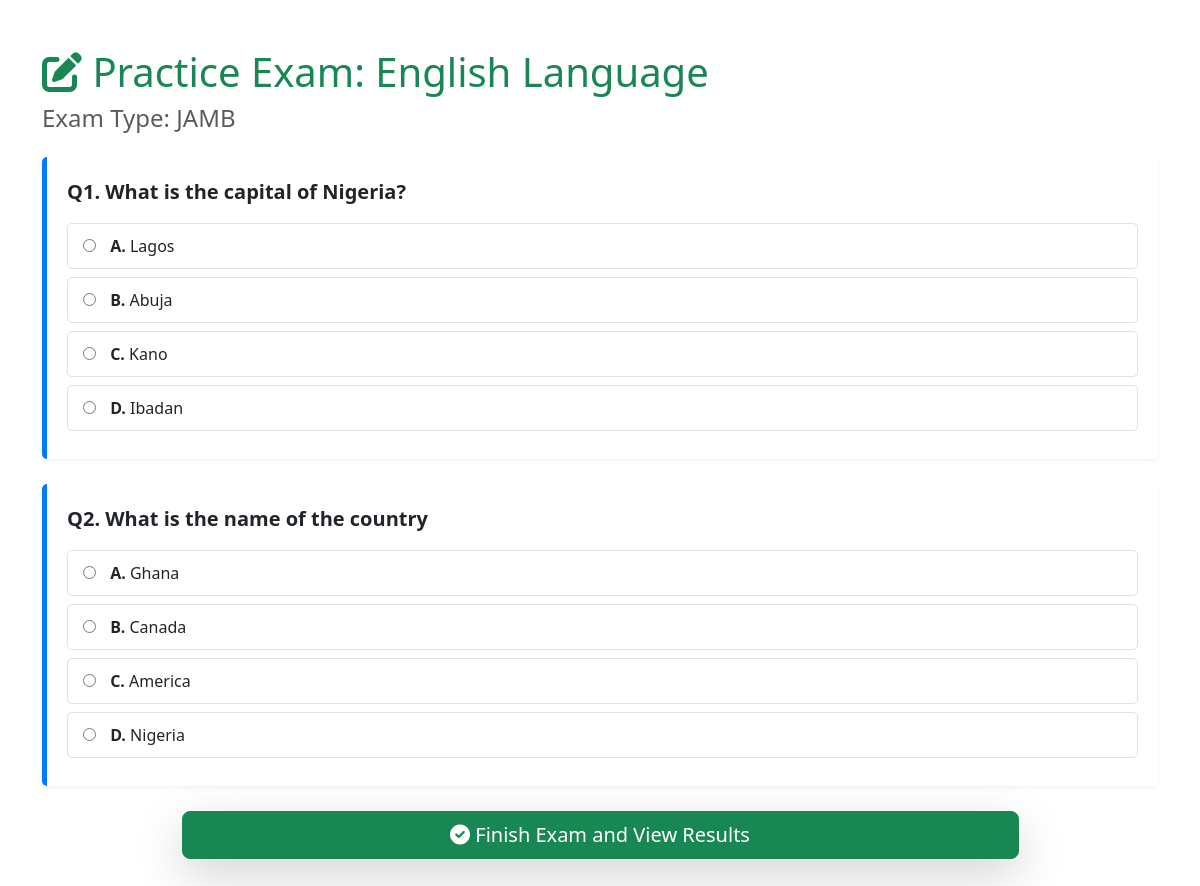
The app's page /take_exam/1 (signed in) with its own data.
### exam_app/models.py (models this page shows)
class Subject(db.Model):
    id = db.Column(db.Integer, primary_key=True)
    name = db.Column(db.String(50), nullable=False)
    exam_id = db.Column(db.Integer, db.ForeignKey('exam.id'), nullable=False)
    questions = db.relationship('Question', backref='subject', lazy=True)
    __table_args__ = (db.UniqueConstraint('name', 'exam_id', name='_name_exam_uc'),)

class Exam(db.Model):
    id = db.Column(db.Integer, primary_key=True)
    name = db.Column(db.String(50), unique=True, nullable=False)
    description = db.Column(db.String(200))
    subjects = db.relationship('Subject', backref='exam', lazy=True)

class Question(db.Model):
    id = db.Column(db.Integer, primary_key=True)
    question_text = db.Column(db.Text, nullable=False)
    option_a = db.Column(db.String(500), nullable=False)
    option_b = db.Column(db.String(500), nullable=False)
    option_c = db.Column(db.String(500), nullable=False)
    option_d = db.Column(db.String(500), nullable=False)
    correct_answer = db.Column(db.String(1), nullable=False)
    subject_id = db.Column(db.Integer, db.ForeignKey('subject.id'), nullable=False)
    explanation = db.Column(db.Text)

### exam_app/routes/main.py (the view, shortened to what this page needs)
@bp.route('/take_exam/<int:subject_id>', methods=['GET', 'POST'])
def take_exam(subject_id):
    if not g.user:
        flash('Please login to take an exam.', 'warning')
        return redirect(url_for('auth.login'))
    subject = db.session.execute(db.select(Subject).filter_by(id=subject_id)).scalar_one_or_none()
    if not subject:
        flash("Subject not found.", 'danger')
        return redirect(url_for('main.dashboard'))
    questions = db.session.execute(db.select(Question).filter_by(subject_id=subject_id)).scalars().all()
    if not questions:
        flash(f"No questions available for {subject.name}.", 'danger')
        return redirect(url_for('main.dashboard'))
    return render_template(
        'take_exam.html',
        subject=subject,
        questions=questions
    )

### exam_app/utils.py (called while the page is built)
def before_request():
    g.user = None
    if 'username' in session:
        g.user = session['username']

### templates/take_exam.html (shortened to what this page needs)
<!DOCTYPE html>
<html lang="en">
<head>
    <link href="https://cdn.jsdelivr.net/npm/bootstrap@5.3.3/dist/css/bootstrap.min.css" rel="stylesheet">
    <link rel="stylesheet" href="https://cdnjs.cloudflare.com/ajax/libs/font-awesome/6.0.0-beta3/css/all.min.css">
</head>
<body>
    <div class="container mt-5">
        <h1 class="text-success"><i class="fas fa-edit"></i> Practice Exam: {{ subject.name }}</h1>
        <h4 class="text-muted mb-4">Exam Type: {{ subject.exam.name }}</h4>
        <form method="POST">
            {% for question in questions %}
                <div class="question-block">
                    <p class="fw-bold fs-5 mb-3">Q{{ loop.index }}. {{ question.question_text }}</p>
                    <div>
                        <label class="option-label">
                            <input type="radio" name="q_{{ question.id }}" value="A" required>
                            <span class="fw-bold">A.</span> {{ question.option_a }}
                        </label>
                        <label class="option-label">
                            <input type="radio" name="q_{{ question.id }}" value="B">
                            <span class="fw-bold">B.</span> {{ question.option_b }}
                        </label>
                        <label class="option-label">
                            <input type="radio" name="q_{{ question.id }}" value="C">
                            <span class="fw-bold">C.</span> {{ question.option_c }}
                        </label>
                        <label class="option-label">
                            <input type="radio" name="q_{{ question.id }}" value="D">
                            <span class="fw-bold">D.</span> {{ question.option_d }}
                        </label>
                    </div>
                </div>
            {% endfor %}
            <div class="text-center submit-btn-fixed">
                <button type="submit" class="btn btn-success btn-lg shadow-lg w-75">
                    <i class="fas fa-check-circle"></i> Finish Exam and View Results
                </button>
            </div>
        </form>
    </div>
</body>
</html>

### templates/take_exam.html (style rules this page uses)
.question-block { padding: 20px; margin-bottom: 25px; border-left: 5px solid #007bff; border-radius: 5px; box-shadow: 0 2px 5px rgba(0, 0, 0, 0.05); background-color: #ffffff; }
.option-label { display: block; padding: 10px 15px; border: 1px solid #dee2e6; border-radius: 5px; margin-bottom: 8px; transition: all 0.2s; cursor: pointer; }
.option-label input[type="radio"] { margin-right: 10px; }
.submit-btn-fixed { position: sticky; bottom: 20px; z-index: 100; }

### records on screen
Subject: name "English Language"
Exam: exam.name "JAMB"
Question: question_text "What is the capital of Nigeria?", option_a "Lagos", option_b "Abuja", option_c "Kano", option_d "Ibadan"
Question: question_text "What is the name of the country", option_a "Ghana", option_b "Canada", option_c "America", option_d "Nigeria"
